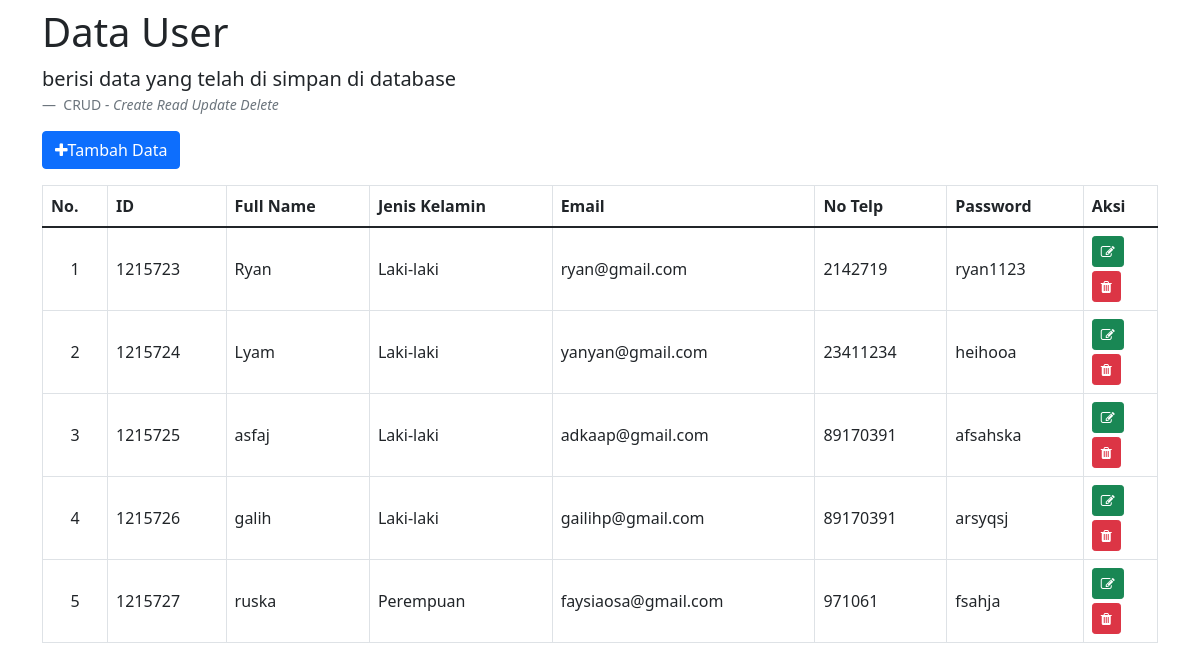
The page / on the database its author committed.
### tables this page shows
CREATE TABLE `users` (
  `id` int(11) NOT NULL,
  `full_name` varchar(40) NOT NULL,
  `jenis_kelamin` enum('Laki-laki','Perempuan') NOT NULL,
  `email` varchar(40) NOT NULL,
  `no_telp` int(13) NOT NULL,
  `password` varchar(10) NOT NULL
);

### index.php (the view, shortened to what this page needs)
<?php
    include 'koneksi.php';
    $query = "SELECT * FROM users;";
    $sql = mysqli_query($conn, $query);
    $no = 0;
?>
<!DOCTYPE html>
<html lang="en">
    <head>
    <link href="https://cdn.jsdelivr.net/npm/bootstrap@5.1.3/dist/css/bootstrap.min.css" rel="stylesheet">
    <link rel="stylesheet" href="fontawesome/css/font-awesome.min.css">
    </head>
    <body>
    <div class="container mt-2">
    <h1>Data User</h1>
        <figure>
            <blockquote class="blockquote">
                <p>berisi data yang telah di simpan di database</p>
            </blockquote>
            <figcaption class="blockquote-footer">
                CRUD <cite title="Source Title">- Create Read Update Delete</cite>
            </figcaption>
        </figure>
        <a href="kelola.php" type="button" class="btn btn-primary mb-3"><i class="fa fa-plus"></i>Tambah Data</a>
        <div class="table-responsive">
            <div class="table-responsive">
                <table class="table align-middle table-bordered table-hover">
                    <thead>
                        <tr>
                            <th>No.</th>
                            <th>ID</th>
                            <th>Full Name</th>
                            <th>Jenis Kelamin</th>
                            <th>Email</th>
                            <th>No Telp</th>
                            <th>Password</th>
                            <th>Aksi</th>
                    </tr>
                    </thead>
                    <tbody>
                    <?php
                        while($result = mysqli_fetch_assoc($sql)){
                    ?>
                    <tr>
                        <td><center><?php echo ++$no;?></center></td>
                        <td> <?php echo $result['id'];?></td>
                        <td><?php echo $result['full_name'];?></td>
                        <td><?php echo $result['jenis_kelamin'];?></td>
                        <td><?php echo $result['email'];?></td>
                        <td><?php echo $result['no_telp'];?></td>
                        <td><?php echo $result['password'];?></td>
                        <td>
                            <form action="kelola.php?ubah=<?= $result['id'] ?>" class="form-inline" method="post">
                                <button class="btn btn-success btn-sm mb-1"><i class="fa fa-edit"></i></button>
                            </form>
                            <a href="proses.php?hapus=<?= $result['id'] ?>" type="button"  class="btn btn-danger btn-sm" onclick="return confirm('hapus data?')"><i class="fa fa-trash"></i></a>
                        </td>
                    </tr>
                    <?php
                        }
                        ?>
                    </tbody>
                </table>
                </div>
        </div>
    </div>
    </body>
</html>

### rows shown on the page
users: id "1215723", full_name "Ryan", jenis_kelamin "Laki-laki", email "ryan@gmail.com", no_telp "2142719", password "ryan1123"
users: id "1215724", full_name "Lyam", jenis_kelamin "Laki-laki", email "yanyan@gmail.com", no_telp "23411234", password "heihooa"
users: id "1215725", full_name "asfaj", jenis_kelamin "Laki-laki", email "adkaap@gmail.com", no_telp "89170391", password "afsahska"
users: id "1215726", full_name "galih", jenis_kelamin "Laki-laki", email "gailihp@gmail.com", no_telp "89170391", password "arsyqsj"
users: id "1215727", full_name "ruska", jenis_kelamin "Perempuan", email "faysiaosa@gmail.com", no_telp "971061", password "fsahja"
